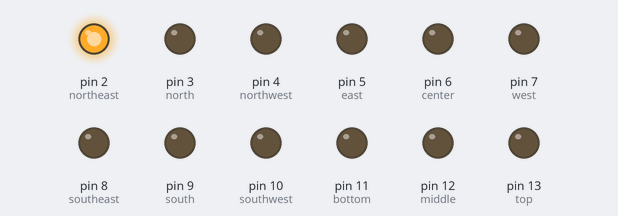
Bench run of a sketch on a simulated Arduino Uno, built with avr-gcc and run on an emulated ATmega328P. Parts: output pins drawn as LEDs (lit = HIGH).

Above: at 0.05 s.
At 1.28 s:
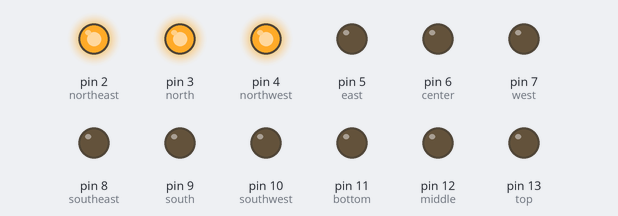
At 1.52 s:
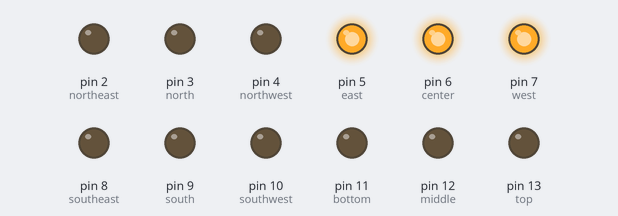
At 2.81 s:
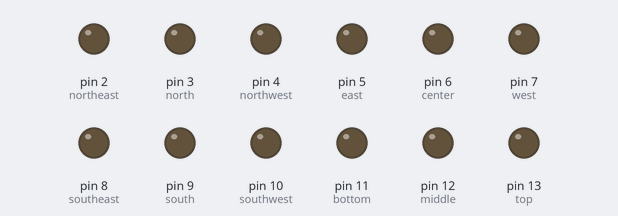
At 4.22 s:
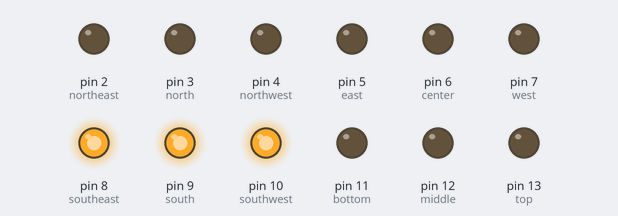
At 5.57 s:
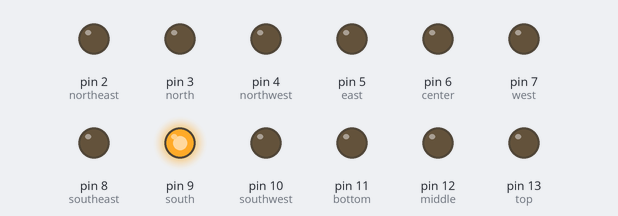
Timing chart, 0 to 5.9 s (numbered marks = the images above):
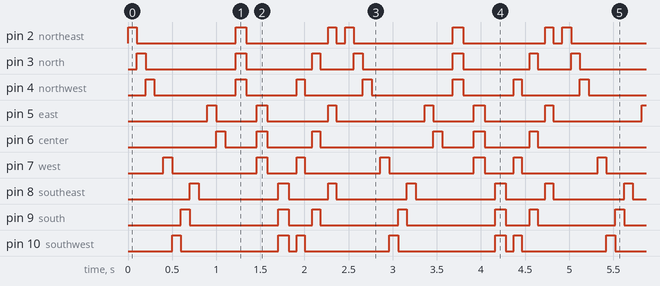

The sketch:

Led_Cube.ino
```cpp
int bottom = 11;
int middle = 12;
int top = 13;
int northwest = 4;
int north = 3;
int northeast = 2;
int west = 7;
int center = 6;
int east = 5;
int southwest = 10;
int south = 9;
int southeast = 8;
int wait = 100;
const int on = HIGH;
const int off = LOW;

void setup() {

  pinMode(bottom, OUTPUT);
  pinMode(middle, OUTPUT);
  pinMode(top, OUTPUT);
  pinMode(northwest, OUTPUT);
  pinMode(north, OUTPUT);
  pinMode(northeast, OUTPUT);
  pinMode(west, OUTPUT);
  pinMode(center, OUTPUT);
  pinMode(east, OUTPUT);
  pinMode(southwest, OUTPUT);
  pinMode(south, OUTPUT);
  pinMode(southeast, OUTPUT);
}


void loop() {

 digitalWrite(northeast, on);
 digitalWrite(north, off);
 digitalWrite(northwest, off);
delay(wait);
 digitalWrite(northeast, off);
 digitalWrite(north, on);
 digitalWrite(northwest, off);
 delay(wait);
  digitalWrite(northeast, off);
 digitalWrite(north, off);
 digitalWrite(northwest, on);
 delay(wait);
digitalWrite(northeast, off);
 digitalWrite(north, off);
 digitalWrite(northwest, off);
 delay(wait);
 digitalWrite(west, on);
 digitalWrite(southwest, off);
 digitalWrite(southeast, off);
 delay(wait);
 digitalWrite(west, off);
 digitalWrite(south, off);
 digitalWrite(southwest, on);
 digitalWrite(southeast, off);
 delay(wait);
  digitalWrite(south, on);
 digitalWrite(southwest, off);
 digitalWrite(southeast, off);
 delay(wait);
  digitalWrite(south, off);
 digitalWrite(southwest, off);
 digitalWrite(southeast, on);
 delay(wait);
   digitalWrite(south, off);
 digitalWrite(southwest, off);
 digitalWrite(southeast, off);
delay(wait);
digitalWrite(east, on);
digitalWrite(center, off);
delay(wait);
digitalWrite(east, off);
digitalWrite(center, on);
delay(wait);
digitalWrite(east, off);
digitalWrite(center, off);
delay(120);
digitalWrite(northeast, on);
 digitalWrite(north, on);
 digitalWrite(northwest, on);
 delay(120);
 digitalWrite(northeast, off);
 digitalWrite(north, off);
 digitalWrite(northwest, off);
 delay(120);
 digitalWrite(west, on);
 digitalWrite(center, on);
 digitalWrite(east, on);
 delay(120);
 digitalWrite(west, off);
 digitalWrite(center, off);
 digitalWrite(east, off);
 delay(120);
    digitalWrite(south, on);
 digitalWrite(southwest, on);
 digitalWrite(southeast, on);
 delay(120);
    digitalWrite(south, off);
 digitalWrite(southwest, off);
 digitalWrite(southeast, off);
delay(90);
 digitalWrite(northwest, on);
 digitalWrite(west, on);
 digitalWrite(southwest, on);
 delay(90);
  digitalWrite(northwest, off);
 digitalWrite(west, off);
 digitalWrite(southwest, off);
 delay(90);
  digitalWrite(north, on);
 digitalWrite(center, on);
 digitalWrite(south, on);
 delay(90);
   digitalWrite(north, off);
 digitalWrite(center, off);
 digitalWrite(south, off);
 delay(90);
   digitalWrite(northeast, on);
 digitalWrite(east, on);
 digitalWrite(southeast, on);
 delay(90);
 digitalWrite(northeast, off);
 digitalWrite(east, off);
 digitalWrite(southeast, off);
 delay(wait);


}
```

Measured:
- by itself, pin 2 (northeast): repeats every 2.5 s: LOW 1.1 s, HIGH 0.12 s, LOW 0.93 s, HIGH 0.09 s, LOW 0.10 s, HIGH 0.10 s
- by itself, pin 3 (north): repeats every 2.5 s: LOW 1.0 s, HIGH 0.12 s, LOW 0.75 s, HIGH 0.09 s, LOW 0.38 s, HIGH 0.10 s
- by itself, pin 4 (northwest): repeats every 2.5 s: LOW 0.92 s, HIGH 0.12 s, LOW 0.57 s, HIGH 0.09 s, LOW 0.66 s, HIGH 0.10 s
- by itself, pin 5 (east): repeats every 2.5 s: LOW 0.46 s, HIGH 0.12 s, LOW 0.69 s, HIGH 0.09 s, LOW 1.0 s, HIGH 0.10 s
- by itself, pin 6 (center): repeats every 2.5 s: LOW 0.36 s, HIGH 0.12 s, LOW 0.51 s, HIGH 0.09 s, LOW 1.3 s, HIGH 0.10 s
- by itself, pin 7 (west): repeats every 2.5 s: LOW 0.96 s, HIGH 0.12 s, LOW 0.33 s, HIGH 0.09 s, LOW 0.86 s, HIGH 0.10 s
- by itself, pin 8 (southeast): repeats every 2.5 s: LOW 0.90 s, HIGH 0.12 s, LOW 0.45 s, HIGH 0.09 s, LOW 0.80 s, HIGH 0.10 s
- by itself, pin 9 (south): repeats every 2.5 s: LOW 1.0 s, HIGH 0.12 s, LOW 0.27 s, HIGH 0.09 s, LOW 0.88 s, HIGH 0.10 s
